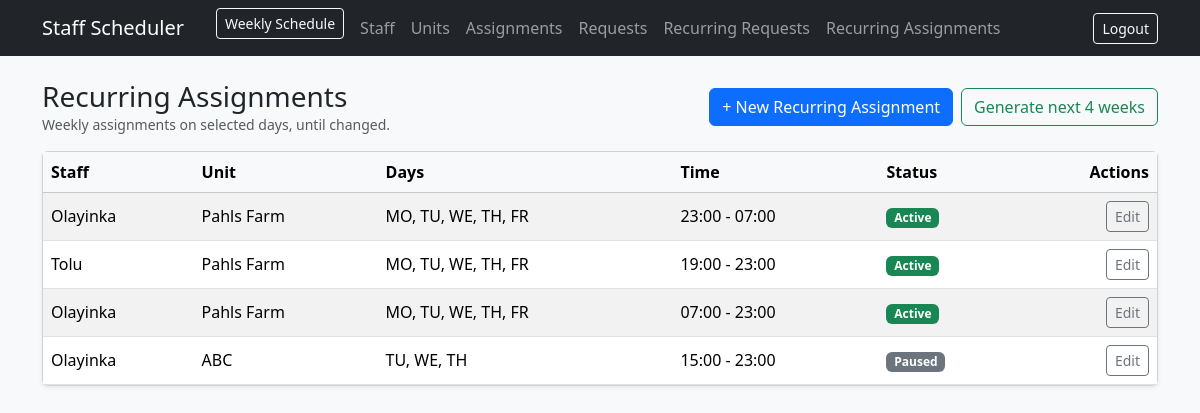
/recurring-assignments/ (signed in), run on an earlier commit of the app's database.
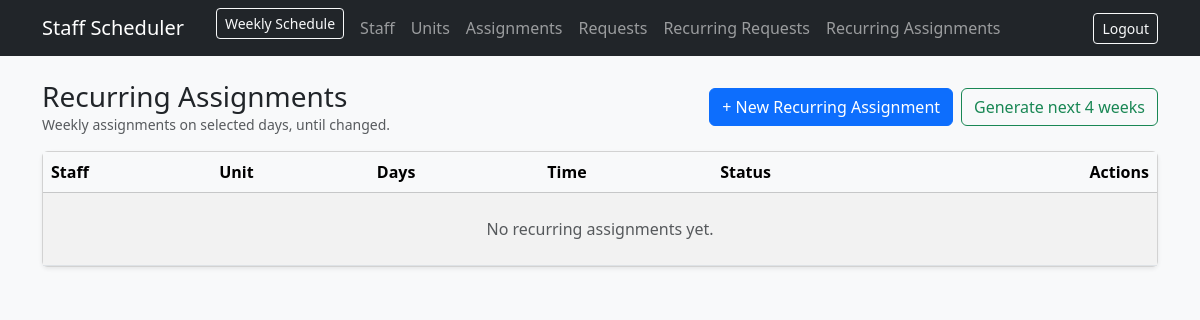
And on a later commit of the database.
### app/models.py (models this page shows)
class RecurringAssignment(db.Model):
    __tablename__ = "recurring_assignments"
    id = db.Column(db.Integer, primary_key=True)
    staff_id = db.Column(db.Integer, db.ForeignKey("staff.id"), nullable=False)
    staff = db.relationship("Staff", backref="recurring_assignments")
    unit_id = db.Column(db.Integer, db.ForeignKey("units.id"), nullable=False)
    unit = db.relationship("Unit", backref="recurring_assignments")
    start_time = db.Column(db.String(5), nullable=False)  # "HH:MM"
    end_time = db.Column(db.String(5), nullable=False)    # "HH:MM"
    days_mask = db.Column(db.Integer, nullable=False, default=0)
    start_date = db.Column(db.Date, nullable=False, default=date.today)
    end_date = db.Column(db.Date, nullable=True)  # NULL => until changed
    is_active = db.Column(db.Boolean, default=True, nullable=False)
    notes = db.Column(db.Text, nullable=True)
    created_by_admin_id = db.Column(db.Integer, db.ForeignKey("admins.id"), nullable=False)
    created_at = db.Column(db.DateTime, default=datetime.utcnow, nullable=False)

class Staff(db.Model):
    __tablename__ = "staff"
    id = db.Column(db.Integer, primary_key=True)
    full_name = db.Column(db.String(120), nullable=False, index=True)
    gender = db.Column(db.String(10), nullable=False)
    phone = db.Column(db.String(40), nullable=True)
    is_active = db.Column(db.Boolean, default=True, nullable=False)
    created_at = db.Column(db.DateTime, default=datetime.utcnow, nullable=False)

class Unit(db.Model):
    __tablename__ = "units"
    id = db.Column(db.Integer, primary_key=True)
    unit_name = db.Column(db.String(140), nullable=False, index=True)
    address = db.Column(db.String(220), nullable=True)
    is_active = db.Column(db.Boolean, default=True, nullable=False)
    created_at = db.Column(db.DateTime, default=datetime.utcnow, nullable=False)

### app/recurring_assignments/routes.py (the view)
@recurring_assignments_bp.route("/", methods=["GET"])
@login_required
def list_ra():
    ras = RecurringAssignment.query.order_by(RecurringAssignment.created_at.desc()).all()
    return render_template(
        "recurring_assignments/list.html",
        ras=ras,
        codes_from_mask=codes_from_mask,
    )

### app/recurring_assignments/routes.py (called while the page is built)
def codes_from_mask(mask: int):
    return [c for c, bit in DAY_BITS.items() if (mask & bit)]

### app/templates/recurring_assignments/list.html (shortened to what this page needs)
{% extends "base.html" %}
{% block content %}
<div class="d-flex align-items-center justify-content-between mb-3">
  <div>
    <h3 class="mb-0">Recurring Assignments</h3>
    <div class="text-muted small">Weekly assignments on selected days, until changed.</div>
  </div>
  <div class="d-flex gap-2">
    <a class="btn btn-primary" href="/recurring-assignments/new">+ New Recurring Assignment</a>
    <form method="post" action="/recurring-assignments/generate">
      <button class="btn btn-outline-success">Generate next 4 weeks</button>
    </form>
  </div>
</div>
<div class="card shadow-sm">
  <div class="table-responsive">
    <table class="table table-striped mb-0 align-middle">
      <thead class="table-light">
        <tr>
          <th>Staff</th>
          <th>Unit</th>
          <th>Days</th>
          <th>Time</th>
          <th>Status</th>
          <th class="text-end">Actions</th>
        </tr>
      </thead>
      <tbody>
        {% for ra in ras %}
        <tr>
          <td>{{ ra.staff.full_name }}</td>
          <td>{{ ra.unit.unit_name }}</td>
          <td>{{ codes_from_mask(ra.days_mask)|join(", ") }}</td>
          <td>{{ ra.start_time }} - {{ ra.end_time }}</td>
          <td>
            {% if ra.is_active %}
              <span class="badge bg-success">Active</span>
            {% else %}
              <span class="badge bg-secondary">Paused</span>
            {% endif %}
          </td>
          <td class="text-end">
            <a class="btn btn-sm btn-outline-secondary" href="/recurring-assignments/{{ ra.id }}/edit">Edit</a>
          </td>
        </tr>
        {% endfor %}
        {% if ras|length == 0 %}
        <tr><td colspan="6" class="text-center text-muted py-4">No recurring assignments yet.</td></tr>
        {% endif %}
      </tbody>
    </table>
  </div>
</div>
{% endblock %}

### app/templates/base.html (shortened to what this page needs)
<!doctype html>
<html lang="en">
<head>
  <link href="https://cdn.jsdelivr.net/npm/bootstrap@5.3.3/dist/css/bootstrap.min.css" rel="stylesheet">
</head>
<body class="bg-light">
<nav class="navbar navbar-expand-lg navbar-dark bg-dark">
  <div class="container">
    <a class="navbar-brand" href="{% if current_user.is_authenticated %}/{% else %}/auth/login{% endif %}">
      Staff Scheduler
    </a>
    {% if current_user.is_authenticated %}
    <ul class="navbar-nav ms-3">
      <li>
        <a class="btn btn-outline-light btn-sm me-2" href="/schedule/">Weekly Schedule</a>
      </li>
      <li class="nav-item">
        <a class="nav-link" href="/staff/">Staff</a>
      </li>
      <li class="nav-item">
        <a class="nav-link" href="/units/">Units</a>
      </li>
      <li class="nav-item">
        <a class="nav-link" href="/assignments/">Assignments</a>
      </li>
      <li class="nav-item">
        <a class="nav-link" href="/requests/">Requests</a>
      </li>
      <li class="nav-item">
        <a class="nav-link" href="/recurring-requests/">Recurring Requests</a>
      </li>
      <li class="nav-item">
        <a class="nav-link" href="/recurring-assignments/">Recurring Assignments</a>
      </li>
    </ul>
    {% endif %}
    <div class="ms-auto">
      {% if current_user.is_authenticated %}
      <form method="post" action="{{ url_for('auth.logout') }}">
        <button class="btn btn-outline-light btn-sm">Logout</button>
      </form>
      {% endif %}
    </div>
  </div>
</nav>
<main class="container py-4">
  {% block content %}{% endblock %}
</main>
</body>
</html>

What changed in the data, as far as the page shows it:
removed RecurringAssignment: staff.full_name "Olayinka", unit.unit_name "Pahls Farm", days_mask "MO, TU, WE, TH, FR", start_time "23:00", end_time "07:00", is_active "Active"
removed RecurringAssignment: staff.full_name "Tolu", unit.unit_name "Pahls Farm", days_mask "MO, TU, WE, TH, FR", start_time "19:00", end_time "23:00", is_active "Active"
removed RecurringAssignment: staff.full_name "Olayinka", unit.unit_name "Pahls Farm", days_mask "MO, TU, WE, TH, FR", start_time "07:00", end_time "23:00", is_active "Active"
removed RecurringAssignment: staff.full_name "Olayinka", unit.unit_name "ABC", days_mask "TU, WE, TH", start_time "15:00", end_time "23:00", is_active "Paused"
Also different on the page:
text now shown: "No recurring assignments yet."
